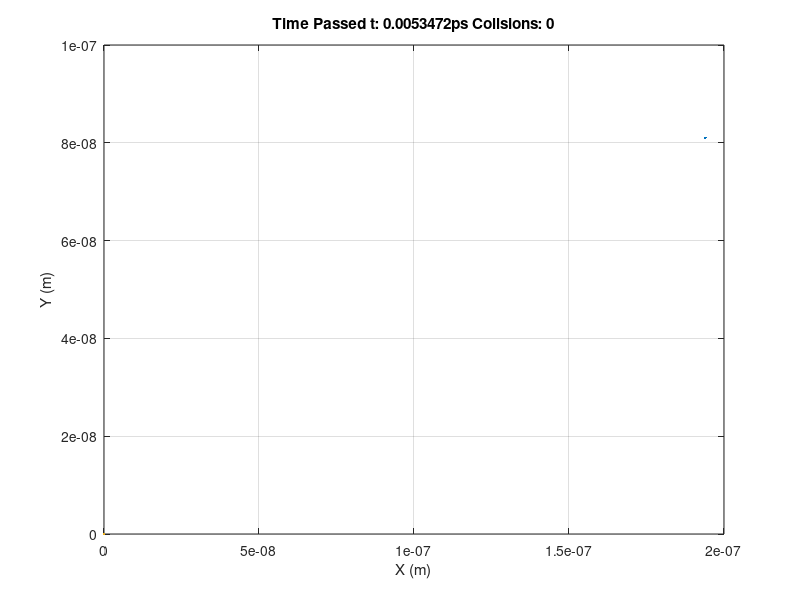
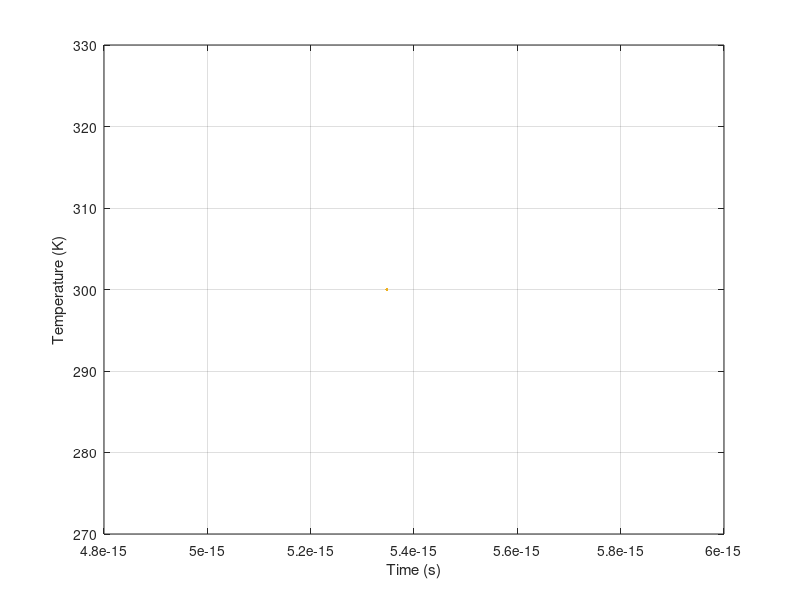

The MATLAB script that drew these images, in order: (Note: this script raises an error after producing the figures.)
% Monte Carlo Modelling of Electron Transport

close all
clear 
format short
clc

% Constants
m0 = 9.11e-31; %kg
me = 0.26*m0;
q = 1.602e-19; %C
kB = 1.38066e-23; %J/K
nm = 1e-9; %nanometre
ps = 1e-12; %picosecond

% Dimensions
% Elec = 1; % simulates for 1 particle
Elec = 3; % simulates for 5 particles at once
xdim = 200; %nm
ydim = 100; %nm and need to make same length
x = zeros(1,xdim)*nm;
y = zeros(1,ydim*2)*nm; %need to make same length 
% Reg = zeros(xdim*1e9,ydim*1e9)*nm;  % semiconductor region

% Specifics
InitialTemp = 300; % in [K]
vtFirst = sqrt(2*kB*InitialTemp/me); %1.8701e5 in m/s
Tmn = 0.2*ps; 

% Simulation
steps = 10; 
% t = zeros(1,steps);
% Temp = zeros(1,steps);
dt = nm/vtFirst; %5.347e-15s
Temp = zeros(1,Elec);
t = zeros(1,Elec);

on = 1;
off = 0;
scatter = on; %scattering on/off switch
% scatter = off; %scattering on/off switch
collide = 0; % counter for collisons
p = 1 - exp(-dt/Tmn); % probability for scatter threshold
re = 0; % default rebound velocity factor
% re = -0.5; % Bounces back at half its initial speed

for i = 1:steps    
   
    if i == 1
        t(i,:) = dt;
        Temp(i,:) = InitialTemp;
        vt = vtFirst;        
        
        Boxes = {};
        
        Boxes{1}.X = [0.9 1.1]*100*nm;
        Boxes{1}.Y = [0.8 1.0]*100*nm;
%         Boxes{1}.BC = 0.0;
        
        Boxes{2}.X = [-.9 1.1]*100*nm;
        Boxes{2}.Y = [0.0 0.2 1.1]*100*nm;
%         Boxes{2}.BC = 0.0; s
        
        e=1;
%         while e <= Elec %random positions for each particle
                        
            randx = round(rand*xdim)*nm;
            randy = round(rand*ydim)*nm;
            
%             % check to see if in box
%             if Boxes{1}.X(1,1)<randx && randx <Boxes{1}.X(1,2) &&...
%                 Boxes{1}.Y(1,1)<randy && randy<Boxes{1}.Y(1,2) &&...
%                 Boxes{2}.X(1,1)<randx && randx<Boxes{2}.X(1,2) &&...
%                 Boxes{2}.Y(1,1)<randy && randy<Boxes{2}.Y(1,2) 
%                                 
%             else
                x(i,e) = randx;
                y(i,e) = randy;
                e=e+1;
%             end
                      
%         end 
        
    else
        t(i,:) = t(i-1,:) + dt;
        r = rand(1,Elec); % Chance of scattering
        
        % Particle direction
        if i == 2 % intial angle, regardless of scattering
            
            for e = 1:Elec
                theta = rand*360; % random angle in deg
                dz = vtFirst*Tmn; % straight path
                dx(i,e) = sind(theta)*dz; % new x dif
                dy(i,e) = cosd(theta)*dz; % new y dif 
                x(i,e) = x(i-1,e) + dx(i,e);
                y(i,e) = y(i-1,e) + dy(i,e); 
                Temp(i,e) = Temp(i-1,e);
                vtNew = vtFirst;
            end

        elseif scatter == off % no scattering, just continue along inital path
            
            for e = e:Elec
                dx(i,e) = x(2,e)-x(1,e);
                dy(i,e) = y(2,e)-y(1,e); 
            end
             
            vtNew = vt;
            Temp(i,:) = Temp(i-1,:);

        else % yes scatter
            
            for e = 1:Elec 
               
                if r(1,e) < p*100   % check each electron
                    
                    scale = sqrt(kB*Temp(i-1,e)/me); %scaling factor
                    dof = 3; %degrees of freedom
%                     vtNew = vtFirst*chi2rnd(dof);
                    vtNew(i,e) = vtFirst*(rand/100+0.995);

                    theta = rand*360; % random angle in deg
                    dz(i,e) = vtNew(i,e)*Tmn; % straight path
                    dx(i,e) = sind(theta)*dz(i,e); % new x difference
                    dy(i,e) = cosd(theta)*dz(i,e); % new y difference 
                    
                    % updating position, velocity, temperature
                    TempNew = me*vtNew.^2/(2*kB); 
                    Temp(i,e) = TempNew(i,e);                    
                    x(i,e) = x(i-1,e) + dx(i,e);
                    y(i,e) = y(i-1,e) + dy(i,e); 
                    vt = vtNew;
                    
                    collide = collide + 1;
                    
                end
                
            end
                                            
        end
       
                
        %Boundary Conditions
%         for e = 1:Elec
%             
%             if x(i,:) < 0
%             x(i,:) = x(i,:) + 2e-7;            
%             elseif x(i,:) > xdim*nm
%                 x(i,:) = x(i,:) - 2e-7;
%             end
% 
%             if y(i,:) < 0
%                 y(i,:) = x(i,:) + 2e-7;
%             elseif y(i,:) > ydim*nm
%                 y(i,:) = x(i,:) - 2e-7;
%             end
% 
%         end
                
    end

%     1c-i)  Particle Plot   
    for e = 1:Elec
        figure(1)
        plot(x(:,e),y(:,e));
        grid on;
        hold on; 
    end
    xlim([0 xdim*nm])
    ylim([0 ydim*nm])
    xlabel('X (m)')
    ylabel('Y (m)')
    title(['Time Passed t: ', num2str(t(i)/ps), ...
        'ps Collsions: ', num2str(collide)]) 

    % 1c-ii) Temp plot  
    for e = 1:Elec
        figure(2)
        plot(t(:,e),Temp(:,e));
        grid on;
        hold on;
    end 
    xlabel('Time (s)')
    ylabel('Temperature (K)')
    title(['Current Temperature: ', num2str(mean(Temp(i,:))), ...
        'K Max T: ', num2str(max(Temp,[],'all')),'K Min T: ',...
        num2str(min(Temp,[],'all')),'K']) % change T
        
         
    pause(0.05)
end

display('Seconds Passed', num2str(t(i)));
finalTemp = num2str(mean(Temp(i,:)))
